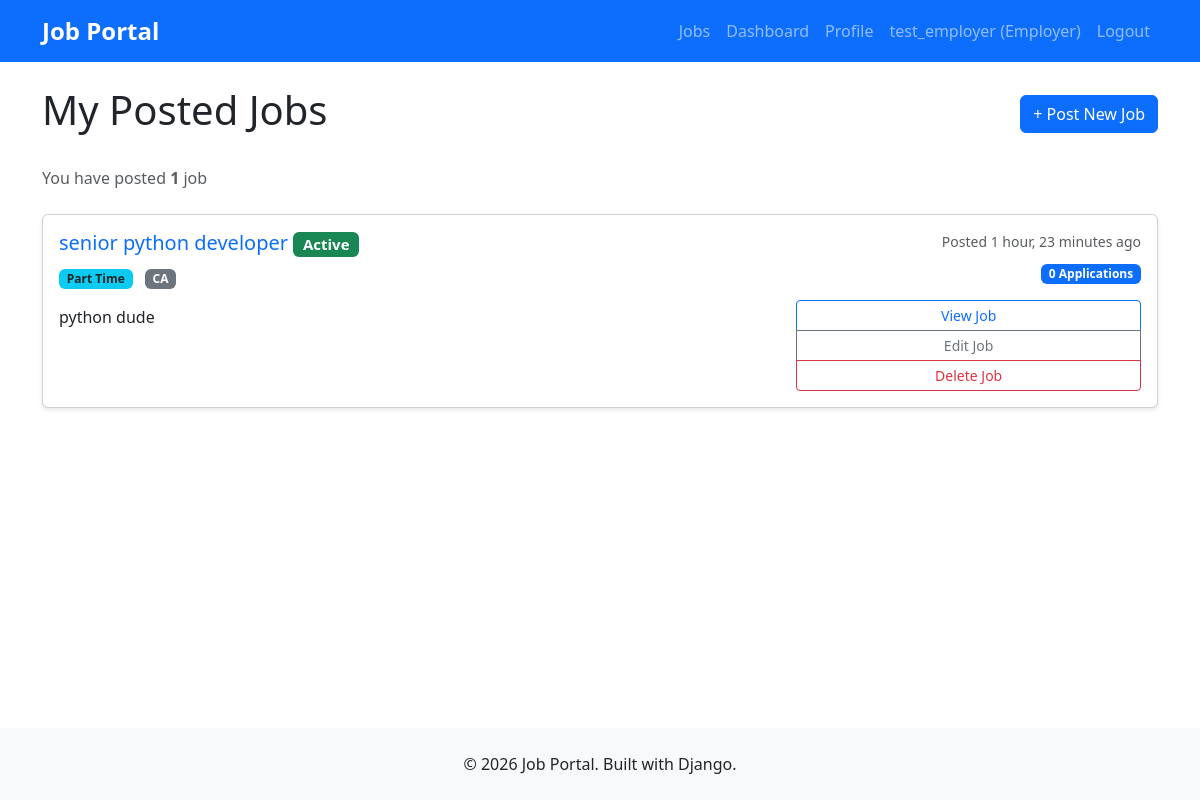
Before: /jobs/my-jobs/ (signed in) with the older database file.
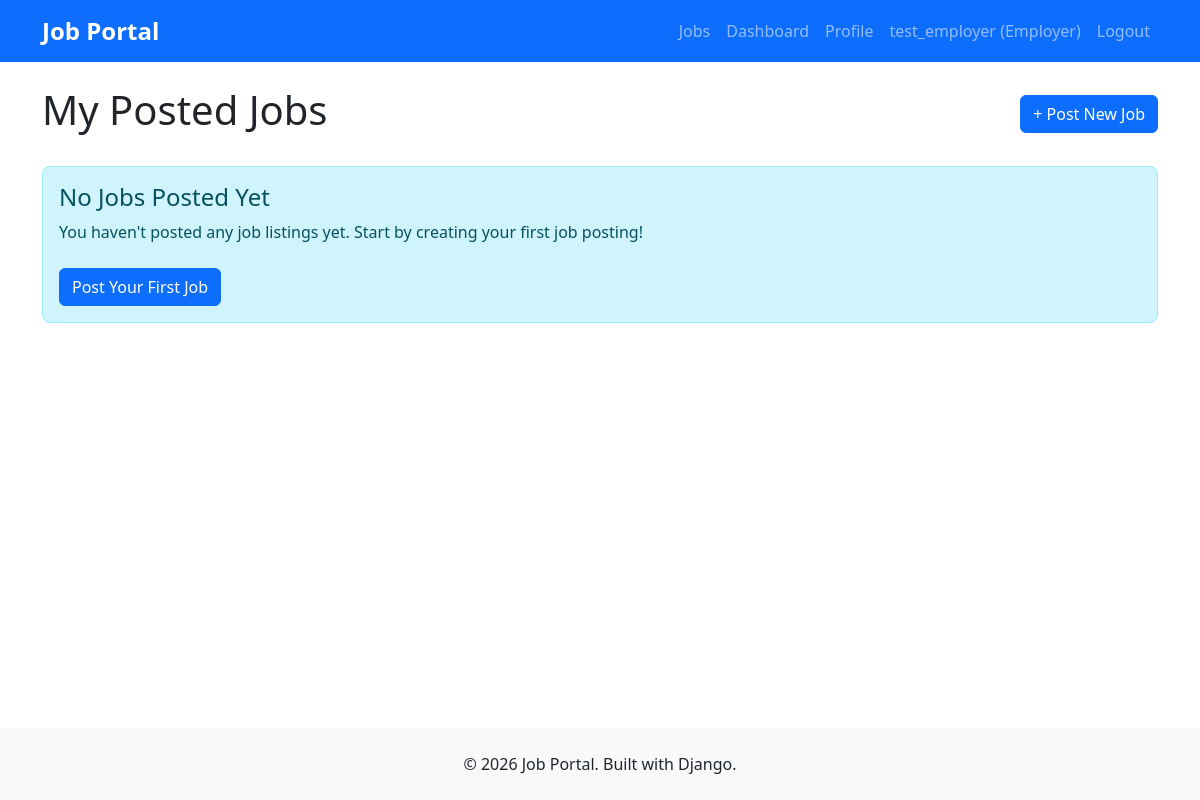
After: the same page with the newer database file.
### jobs/models.py (models this page shows)
class Job(models.Model):
    JOB_TYPES = (
        ('full_time', 'Full Time'),
        ('part_time', 'Part Time'),
        ('contract', 'Contract'),
        ('internship', 'Internship'),
    )
    employer = models.ForeignKey(User, on_delete=models.CASCADE)
    title = models.CharField(max_length=200)
    description = models.TextField()
    requirements = models.TextField()
    location = models.CharField(max_length=200)
    job_type = models.CharField(max_length=20, choices=JOB_TYPES)
    salary_min = models.DecimalField(max_digits=10, decimal_places=2, null=True, blank=True)
    salary_max = models.DecimalField(max_digits=10, decimal_places=2, null=True, blank=True)
    is_active = models.BooleanField(default=True)
    created_at = models.DateTimeField(auto_now_add=True)
    updated_at = models.DateTimeField(auto_now=True)
    class Meta:
        db_table = 'jobs'
        ordering = ['-created_at']

### jobs/views.py (the view)
# urls.py: path('my-jobs/', views.my_jobs_view, name='my_jobs'),
@login_required
def my_jobs_view(request):
    if request.user.user_type != 'employer':
        messages.error(request, 'Only employers can view posted jobs.')
        return redirect('users:dashboard')
    jobs = Job.objects.filter(employer=request.user).order_by('-created_at')
    for job in jobs:
        job.application_count = Application.objects.filter(job=job).count()
    context = {
        'jobs': jobs,
    }
    return render(request, 'jobs/my_jobs.html', context)

### templates/jobs/my_jobs.html (shortened to what the changed rows need)
{% extends 'base.html' %}
{% block content %}
<div class="row">
    <div class="col-12">
        <div class="d-flex justify-content-between align-items-center mb-4">
            <h1>My Posted Jobs</h1>
            <a href="{% url 'jobs:post_job' %}" class="btn btn-primary">
            </a>
        </div>
        {% if jobs %}
            <p class="text-muted mb-4">
                You have posted <strong>{{ jobs.count }}</strong> job{{ jobs.count|pluralize }}
            </p>
            <div class="row">
                {% for job in jobs %}
                    <div class="col-12 mb-3">
                        <div class="card {% if not job.is_active %}border-secondary{% endif %}">
                            <div class="card-body">
                                <div class="row">
                                    <div class="col-md-8">
                                        <h5 class="card-title">
                                            <a href="{% url 'jobs:job_detail' job.pk %}" class="text-decoration-none">
                                                {{ job.title }}
                                            </a>
                                            {% if not job.is_active %}
                                                <span class="badge bg-secondary">Inactive</span>
                                            {% else %}
                                                <span class="badge bg-success">Active</span>
                                            {% endif %}
                                        </h5>
                                        <p class="card-text">
                                            <span class="badge bg-info text-dark me-2">{{ job.get_job_type_display }}</span>
                                            <span class="badge bg-secondary">{{ job.location }}</span>
                                        </p>
                                        <p class="card-text text-truncate" style="max-width: 600px;">
                                            {{ job.description|truncatewords:30 }}
                                        </p>
                                    </div>
                                    <div class="col-md-4 text-end">
                                        <p class="text-muted small mb-2">
                                            Posted {{ job.created_at|timesince }} ago
                                        </p>
                                        <div class="mb-3">
                                            <span class="badge bg-primary">
                                                {{ job.application_count }} Application{{ job.application_count|pluralize }}
                                            </span>
                                        </div>
                                        <div class="btn-group-vertical w-100" role="group">
                                            <a href="{% url 'jobs:job_detail' job.pk %}" class="btn btn-sm btn-outline-primary">
                                                View Job
                                            </a>
                                            <a href="{% url 'jobs:edit_job' job.pk %}" class="btn btn-sm btn-outline-secondary">
                                                Edit Job
                                            </a>
                                            <a href="{% url 'jobs:delete_job' job.pk %}" class="btn btn-sm btn-outline-danger">
                                                Delete Job
                                            </a>
                                        </div>
                                    </div>
                                </div>
                            </div>
                        </div>
                    </div>
                {% endfor %}
            </div>
        {% else %}
            <div class="alert alert-info">
                <h4>No Jobs Posted Yet</h4>
                <p>You haven't posted any job listings yet. Start by creating your first job posting!</p>
                <a href="{% url 'jobs:post_job' %}" class="btn btn-primary mt-2">
                    Post Your First Job
                </a>
            </div>
        {% endif %}
    </div>
</div>
{% endblock %}

Changed rows visible on the page:
removed Job: title "senior python developer", is_active "Active", job_type "Part Time", location "CA", description "python dude", created_at "1 hour, 23 minutes", application_count "0"
Other visible differences:
{{ jobs.count }}: "1" → (not shown)
text no longer shown: "You have posted job"
text now shown: "No Jobs Posted Yet You haven't posted any job listings yet. Start by creating your first job posting! Post Your First Job"
